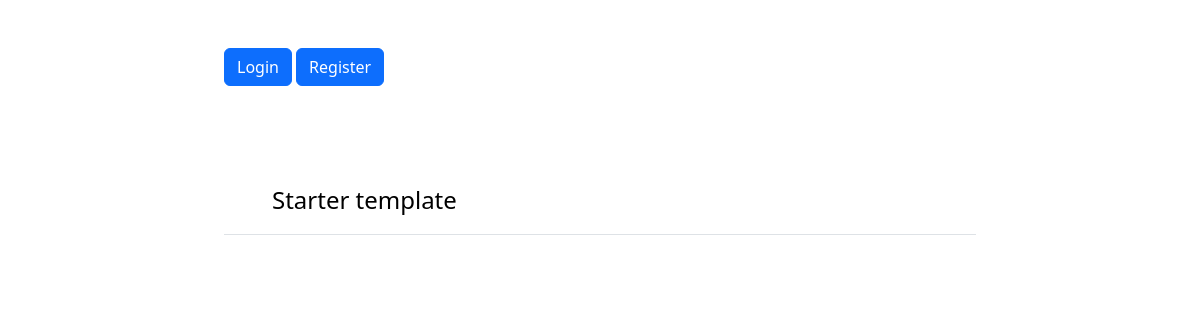
The app's page /, older data.
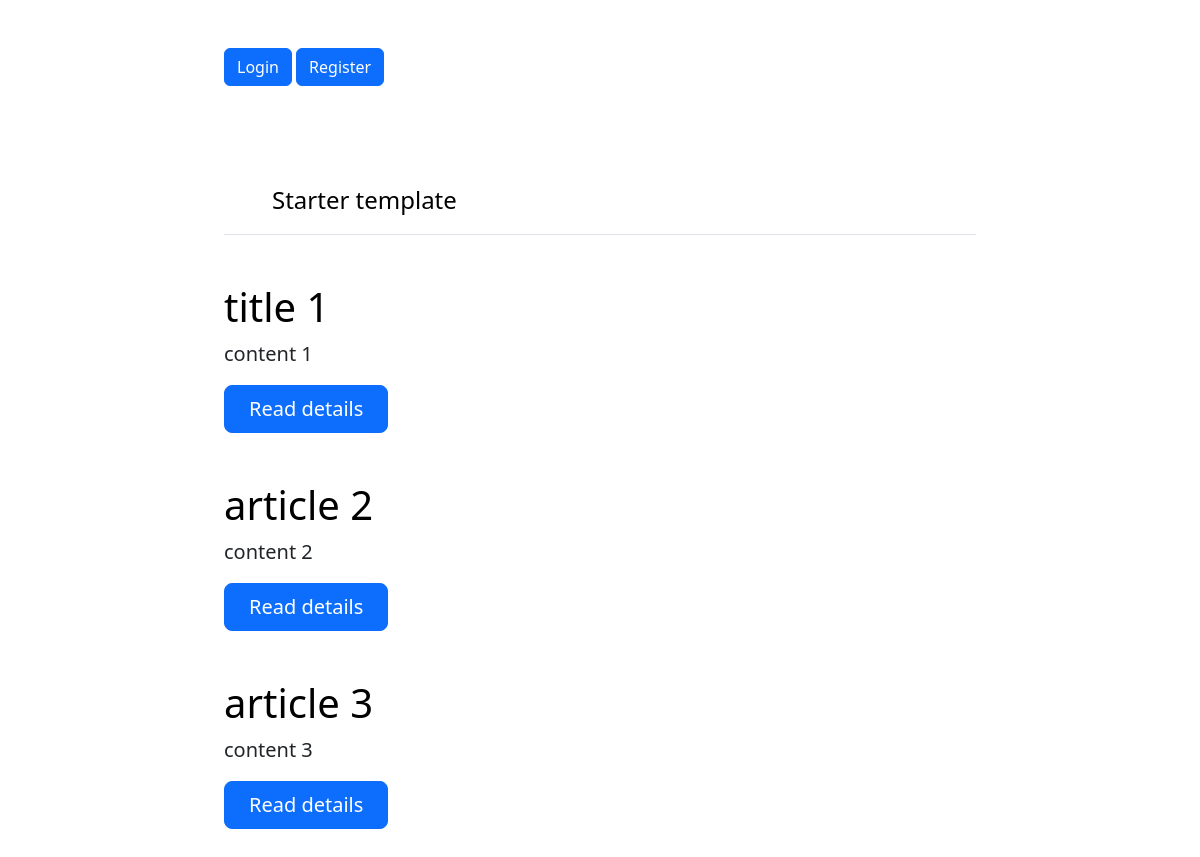
The same page, newer data.
### appblog/models.py (models this page shows, shortened)
class Article(models.Model):
    title = models.CharField(max_length=100)
    content = models.TextField()
    created_at = models.DateTimeField(auto_now_add=True)
    updated_at = models.DateTimeField(auto_now=True)
    author = models.ForeignKey(CustomUser, on_delete=models.CASCADE)

### appblog/views.py (the view)
# urls.py: path('',views.index,name="index"),
def index(request):
    articles = Article.objects.all()
    return render (request,"index.html",{'articles':articles})

### appblog/templates/index.html (shortened to what this page needs)
<!DOCTYPE html>
<html lang="en">
  <head>
    <link
      href="https://cdn.jsdelivr.net/npm/bootstrap@5.3.3/dist/css/bootstrap.min.css"
      rel="stylesheet"
    />
  </head>
  <body>
    <div class="col-lg-8 mx-auto p-4 py-md-5">
      <nav>
        {% if user.is_authenticated %}
        <a href="{% url 'logout' %}" class="btn btn-danger">Logout</a>
        {% else %}
        <a href="{% url 'login' %}" class="btn btn-primary">Login</a>
        <a href="{% url 'register' %}" class="btn btn-primary">Register</a>
        {% endif %}
      </nav>
    </div>
    <div class="col-lg-8 mx-auto p-4 py-md-5">
      <header class="d-flex align-items-center pb-3 mb-5 border-bottom">
        <a
          href="/"
          class="d-flex align-items-center text-body-emphasis text-decoration-none"
        >
          <svg class="bi me-2" width="40" height="32">
            <use xlink:href="#bootstrap" />
          </svg>
          <span class="fs-4">Starter template</span>
        </a>
      </header>
      {% for article in articles %}
      <main>
        <h1 class="text-body-emphasis">{{ article.title }}</h1>
        <p class="fs-5 col-md-8">
          {{ article.content }}
        </p>
        <div class="mb-5">
          <a
            href="{% url 'articledetail' %}"
            class="btn btn-primary btn-lg px-4"
            >Read details</a
          >
        </div>
      </main>
      {% endfor %}
    </div>
  </body>
</html>

Row changes from the older to the newer data that the page shows:
added Article: title "title 1", content "content 1"
added Article: title "article 2", content "content 2"
added Article: title "article 3", content "content 3"
